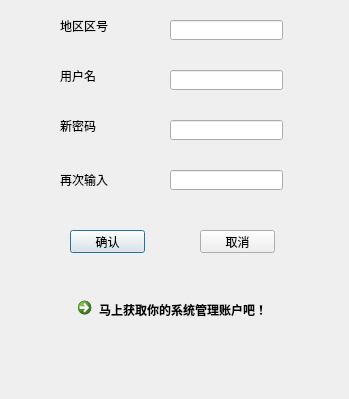
<?xml version="1.0" encoding="UTF-8"?>
<ui version="4.0">
 <class>RegisterDialog</class>
 <widget class="QDialog" name="RegisterDialog">
  <property name="geometry">
   <rect>
    <x>0</x>
    <y>0</y>
    <width>349</width>
    <height>399</height>
   </rect>
  </property>
  <property name="windowTitle">
   <string>Dialog</string>
  </property>
  <widget class="QLabel" name="usernameLabel">
   <property name="geometry">
    <rect>
     <x>60</x>
     <y>70</y>
     <width>54</width>
     <height>12</height>
    </rect>
   </property>
   <property name="text">
    <string>用户名</string>
   </property>
  </widget>
  <widget class="QLabel" name="pwdLabel">
   <property name="geometry">
    <rect>
     <x>60</x>
     <y>120</y>
     <width>54</width>
     <height>12</height>
    </rect>
   </property>
   <property name="text">
    <string>新密码</string>
   </property>
  </widget>
  <widget class="QLineEdit" name="usernameLineEdit">
   <property name="geometry">
    <rect>
     <x>170</x>
     <y>70</y>
     <width>113</width>
     <height>20</height>
    </rect>
   </property>
  </widget>
  <widget class="QLineEdit" name="pwdLineEdit">
   <property name="geometry">
    <rect>
     <x>170</x>
     <y>120</y>
     <width>113</width>
     <height>20</height>
    </rect>
   </property>
  </widget>
  <widget class="QPushButton" name="confirmButton">
   <property name="geometry">
    <rect>
     <x>70</x>
     <y>230</y>
     <width>75</width>
     <height>23</height>
    </rect>
   </property>
   <property name="text">
    <string>确认</string>
   </property>
  </widget>
  <widget class="QPushButton" name="cancelButton">
   <property name="geometry">
    <rect>
     <x>200</x>
     <y>230</y>
     <width>75</width>
     <height>23</height>
    </rect>
   </property>
   <property name="text">
    <string>取消</string>
   </property>
  </widget>
  <widget class="QLabel" name="pwdAgainLabel">
   <property name="geometry">
    <rect>
     <x>60</x>
     <y>170</y>
     <width>51</width>
     <height>20</height>
    </rect>
   </property>
   <property name="text">
    <string>再次输入</string>
   </property>
  </widget>
  <widget class="QLineEdit" name="pwdAgainLineEdit">
   <property name="geometry">
    <rect>
     <x>170</x>
     <y>170</y>
     <width>113</width>
     <height>20</height>
    </rect>
   </property>
   <property name="readOnly">
    <bool>false</bool>
   </property>
  </widget>
  <widget class="QLabel" name="areaIdLabel">
   <property name="geometry">
    <rect>
     <x>60</x>
     <y>20</y>
     <width>54</width>
     <height>12</height>
    </rect>
   </property>
   <property name="text">
    <string>地区区号</string>
   </property>
  </widget>
  <widget class="QLineEdit" name="areaIdLineEdit">
   <property name="geometry">
    <rect>
     <x>170</x>
     <y>20</y>
     <width>113</width>
     <height>20</height>
    </rect>
   </property>
  </widget>
  <widget class="QCommandLinkButton" name="commandLinkButton">
   <property name="geometry">
    <rect>
     <x>70</x>
     <y>290</y>
     <width>211</width>
     <height>41</height>
    </rect>
   </property>
   <property name="text">
    <string>马上获取你的系统管理账户吧！</string>
   </property>
  </widget>
 </widget>
 <resources/>
 <connections/>
</ui>
